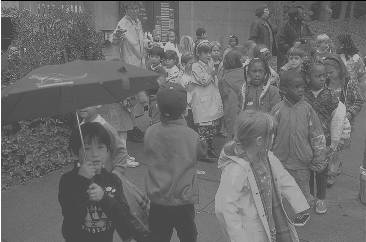
%> input picture lab2/kids.tif, 366 x 242 px
$ octave lab2_Collab.m   (GNU Octave 9; MATLAB toolbox functions it lacks are replaced by stand-ins)
%> lines starting %> are read from the running program, lines starting %| are printed output that depends on the picture
### lab2/stretch_LUT.m

function out = stretch_LUT(I,T1,T2)

T1=double(T1);
T2=double(T2);
I=double(I);

a= (255/(T2-T1));
b= 255*T1/(T1-T2);

x=0:255;

LUT=a*x+b;

out=LUT(I+1);

out=uint8(out);

end

### lab2/lab2_Collab.m
%% Lab 2

%% A histogram calculation
%1
%reading the file
kids=imread("kids.tif");
%> kids is the input picture: size 242x366 uint8; min 0, max 255, mean 108.6
race=imread("race.tif");
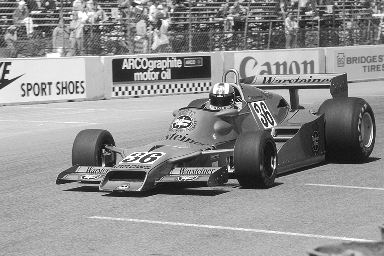
%> input picture lab2/race.tif, 384 x 256 px
%> race is the input picture: size 256x384 uint8; min 4, max 255, mean 144.5

%getting the mean of the photos (ממוצע-בהירות)
kids_mean= mean(kids);
%> kids_mean = 366 values, max 255 at index 1, min 86.85 at index 75, mean 108.6
race_mean= mean(race);
%> race_mean = 384 values, max 181.3 at index 56, min 113.6 at index 339, mean 144.5

%getting the standard deviation (נגידויות- שונות)
kids_std = std(double(kids));
%> kids_std = 366 values, max 28.82 at index 233, min 0 at index 1, mean 23.07
race_std = std(double(race));
%> race_std = 384 values, max 68.26 at index 265, min 29.38 at index 381, mean 54.19

%2+3
fi=figure();
%turning the photos into vectors.
kids_vec=kids(:);
race_vec=race(:);

%plotting
subplot(2,2,1);
hist(kids_vec, [0:255]);
title("hist for kids");
xlabel("gray value (k)");
ylabel("n_k");
subplot(2,2,2);
hist(race_vec, [0:255]);
title("hist for race");
xlabel("gray value (k)");
ylabel("n_k");
subplot(2,2,3);
imshow(kids);
title("kids.tif");
subplot(2,2,4);
imshow(race);
title("race.tif");
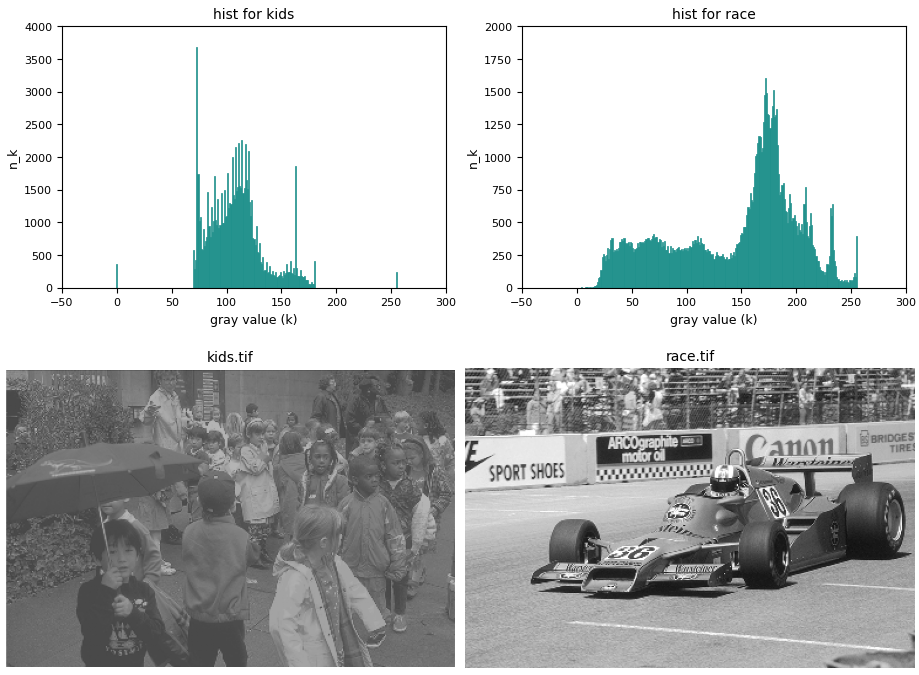
%> figure redrawn from the program's plot data, 4 panels
saveas(fi,"PartA_result");

%% B contrast streching
%1+2
fi=figure();
subplot(1,2,1);
hist(kids_vec, 0:255);
title("hist for kids");
xlabel("gray value (k)");
ylabel("n_k");
subplot(1,2,2);
imshow(kids);
title("kids.tif");
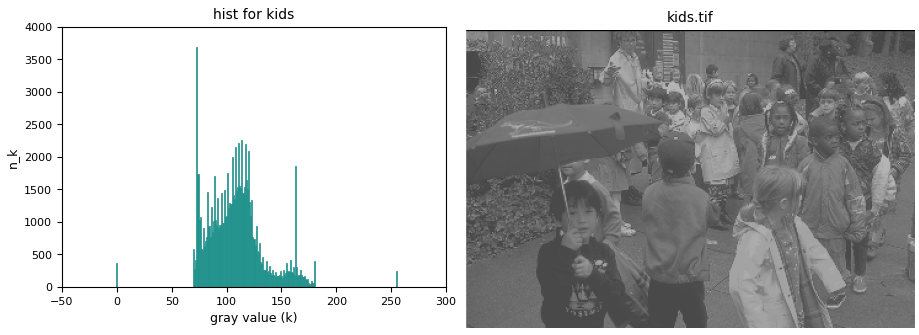
%> figure redrawn from the program's plot data, 2 panels
saveas(fi,"PartB_2");
%3+4
fi=figure();
out=stretch_LUT(kids,70,180); %minimum and maximum- T1=70, T2=180
%> in stretch_LUT, `out=uint8(out);`:
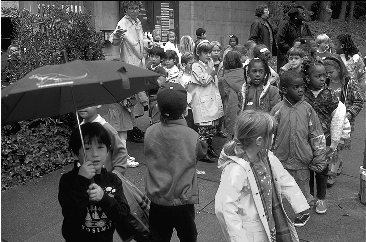
%> out: size 242x366 uint8; min 0, max 255, mean 89.8
subplot(2,2,1);
imshow(out);
title("kids- after strech LUT");
subplot(2,2,2);
imshow(kids);
title("kids.tif original");
subplot(2,2,3);
kids_hist=hist(kids_vec, [0:255]);
%> kids_hist = 256 values, max 3685 at index 74, min 0 at index 2, mean 346
title("hist for kids original");
xlabel("gray value (k)");
ylabel("n_k");
subplot(2,2,4);
hist(out(:), [0:255]);
title("hist for kids after LUT strech");
xlabel("gray value (k)");
ylabel("n_k");
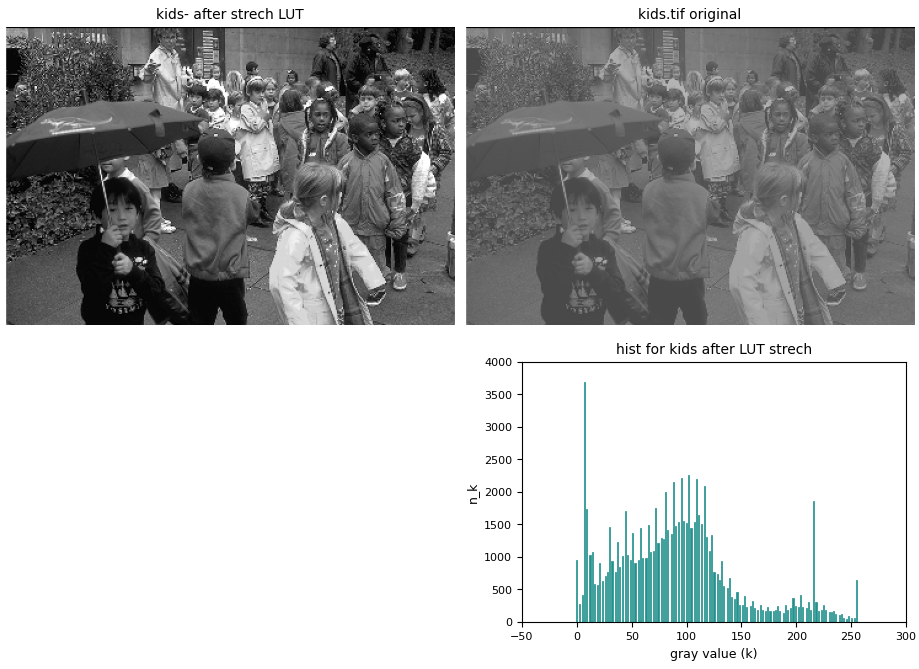
%> figure redrawn from the program's plot data, 3 panels
saveas(fi,"PartB_3+4");

%5 after lut is better

%6 try to find T1 and T2 automaticly
%6.1- using std and mean??
%6.2 only 98% of the values will get streched.
%normalizeing the values to be at [0,1]
kids_hist_normalized = double(kids_hist)/sum(kids_hist);
%> kids_hist_normalized = 256 values, max 0.0416 at index 74, min 0 at index 2, mean 0.00391
kids_cdf = cumsum(kids_hist_normalized);
%> kids_cdf = 256 values from 0.00412 to 1
T1 = find(kids_cdf>0.01,1);
%> T1 = 71
T2 = find(kids_cdf<0.99,1,'last');
%> T2 = 176
